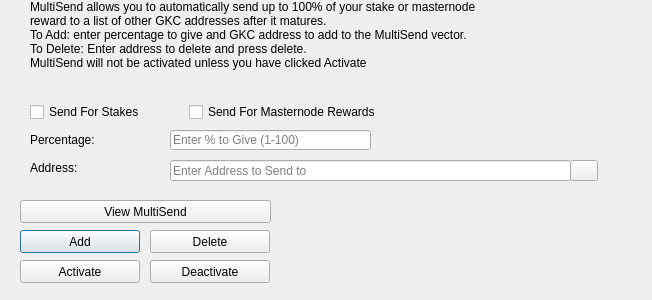
<?xml version="1.0" encoding="UTF-8"?>
<ui version="4.0">
 <class>MultiSendDialog</class>
 <widget class="QDialog" name="MultiSendDialog">
  <property name="windowModality">
   <enum>Qt::NonModal</enum>
  </property>
  <property name="geometry">
   <rect>
    <x>0</x>
    <y>0</y>
    <width>652</width>
    <height>300</height>
   </rect>
  </property>
  <property name="windowTitle">
   <string>MultiSend</string>
  </property>
  <widget class="QLineEdit" name="multiSendPercentEdit">
   <property name="geometry">
    <rect>
     <x>170</x>
     <y>130</y>
     <width>201</width>
     <height>20</height>
    </rect>
   </property>
   <property name="toolTip">
    <string>Enter whole numbers 1 - 100</string>
   </property>
   <property name="placeholderText">
    <string>Enter % to Give (1-100)</string>
   </property>
  </widget>
  <widget class="QLineEdit" name="multiSendAddressEdit">
   <property name="geometry">
    <rect>
     <x>170</x>
     <y>160</y>
     <width>401</width>
     <height>21</height>
    </rect>
   </property>
   <property name="toolTip">
    <string/>
   </property>
   <property name="placeholderText">
    <string>Enter Address to Send to</string>
   </property>
  </widget>
  <widget class="QLabel" name="label_2">
   <property name="geometry">
    <rect>
     <x>30</x>
     <y>0</y>
     <width>451</width>
     <height>121</height>
    </rect>
   </property>
   <property name="lineWidth">
    <number>1</number>
   </property>
   <property name="text">
    <string>MultiSend allows you to automatically send up to 100% of your stake or masternode reward to a list of other GKC addresses after it matures.
To Add: enter percentage to give and GKC address to add to the MultiSend vector.
To Delete: Enter address to delete and press delete.
MultiSend will not be activated unless you have clicked Activate</string>
   </property>
   <property name="alignment">
    <set>Qt::AlignLeading|Qt::AlignLeft|Qt::AlignTop</set>
   </property>
   <property name="wordWrap">
    <bool>true</bool>
   </property>
  </widget>
  <widget class="QLabel" name="message">
   <property name="geometry">
    <rect>
     <x>290</x>
     <y>200</y>
     <width>351</width>
     <height>91</height>
    </rect>
   </property>
   <property name="text">
    <string/>
   </property>
  </widget>
  <widget class="QPushButton" name="addButton">
   <property name="geometry">
    <rect>
     <x>20</x>
     <y>230</y>
     <width>120</width>
     <height>23</height>
    </rect>
   </property>
   <property name="toolTip">
    <string/>
   </property>
   <property name="statusTip">
    <string>Add to MultiSend Vector</string>
   </property>
   <property name="text">
    <string>Add</string>
   </property>
  </widget>
  <widget class="QPushButton" name="disableButton">
   <property name="geometry">
    <rect>
     <x>150</x>
     <y>260</y>
     <width>120</width>
     <height>23</height>
    </rect>
   </property>
   <property name="statusTip">
    <string>Deactivate MultiSend</string>
   </property>
   <property name="text">
    <string>Deactivate</string>
   </property>
  </widget>
  <widget class="QPushButton" name="addressBookButton">
   <property name="geometry">
    <rect>
     <x>570</x>
     <y>160</y>
     <width>28</width>
     <height>21</height>
    </rect>
   </property>
   <property name="toolTip">
    <string>Choose an address from the address book</string>
   </property>
   <property name="text">
    <string/>
   </property>
   <property name="icon">
    <iconset resource="../gkc.qrc">
     <normaloff>:/icons/address-book</normaloff>:/icons/address-book</iconset>
   </property>
   <property name="shortcut">
    <string>Alt+A</string>
   </property>
   <property name="autoDefault">
    <bool>false</bool>
   </property>
  </widget>
  <widget class="QLabel" name="label">
   <property name="geometry">
    <rect>
     <x>30</x>
     <y>130</y>
     <width>121</width>
     <height>20</height>
    </rect>
   </property>
   <property name="toolTip">
    <string>Percentage of stake to send</string>
   </property>
   <property name="text">
    <string>Percentage:</string>
   </property>
  </widget>
  <widget class="QLabel" name="label_5">
   <property name="geometry">
    <rect>
     <x>30</x>
     <y>160</y>
     <width>111</width>
     <height>16</height>
    </rect>
   </property>
   <property name="toolTip">
    <string>Address to send portion of stake to</string>
   </property>
   <property name="text">
    <string>Address:</string>
   </property>
  </widget>
  <widget class="QPushButton" name="deleteButton">
   <property name="geometry">
    <rect>
     <x>150</x>
     <y>230</y>
     <width>120</width>
     <height>23</height>
    </rect>
   </property>
   <property name="toolTip">
    <string/>
   </property>
   <property name="statusTip">
    <string>Delete Address From MultiSend Vector</string>
   </property>
   <property name="text">
    <string>Delete</string>
   </property>
  </widget>
  <widget class="QPushButton" name="activateButton">
   <property name="geometry">
    <rect>
     <x>20</x>
     <y>260</y>
     <width>120</width>
     <height>23</height>
    </rect>
   </property>
   <property name="statusTip">
    <string>Activate MultiSend</string>
   </property>
   <property name="text">
    <string>Activate</string>
   </property>
  </widget>
  <widget class="QPushButton" name="viewButton">
   <property name="geometry">
    <rect>
     <x>20</x>
     <y>200</y>
     <width>251</width>
     <height>23</height>
    </rect>
   </property>
   <property name="toolTip">
    <string/>
   </property>
   <property name="statusTip">
    <string>View MultiSend Vector</string>
   </property>
   <property name="text">
    <string>View MultiSend</string>
   </property>
  </widget>
  <widget class="QWidget" name="horizontalLayoutWidget">
   <property name="geometry">
    <rect>
     <x>30</x>
     <y>100</y>
     <width>351</width>
     <height>24</height>
    </rect>
   </property>
   <layout class="QHBoxLayout" name="horizontalLayout">
    <item>
     <widget class="QCheckBox" name="multiSendStakeCheckBox">
      <property name="text">
       <string>Send For Stakes</string>
      </property>
     </widget>
    </item>
    <item>
     <widget class="QCheckBox" name="multiSendMasternodeCheckBox">
      <property name="text">
       <string>Send For Masternode Rewards</string>
      </property>
     </widget>
    </item>
   </layout>
  </widget>
 </widget>
 <resources>
  <include location="../gkc.qrc"/>
 </resources>
 <connections/>
</ui>
